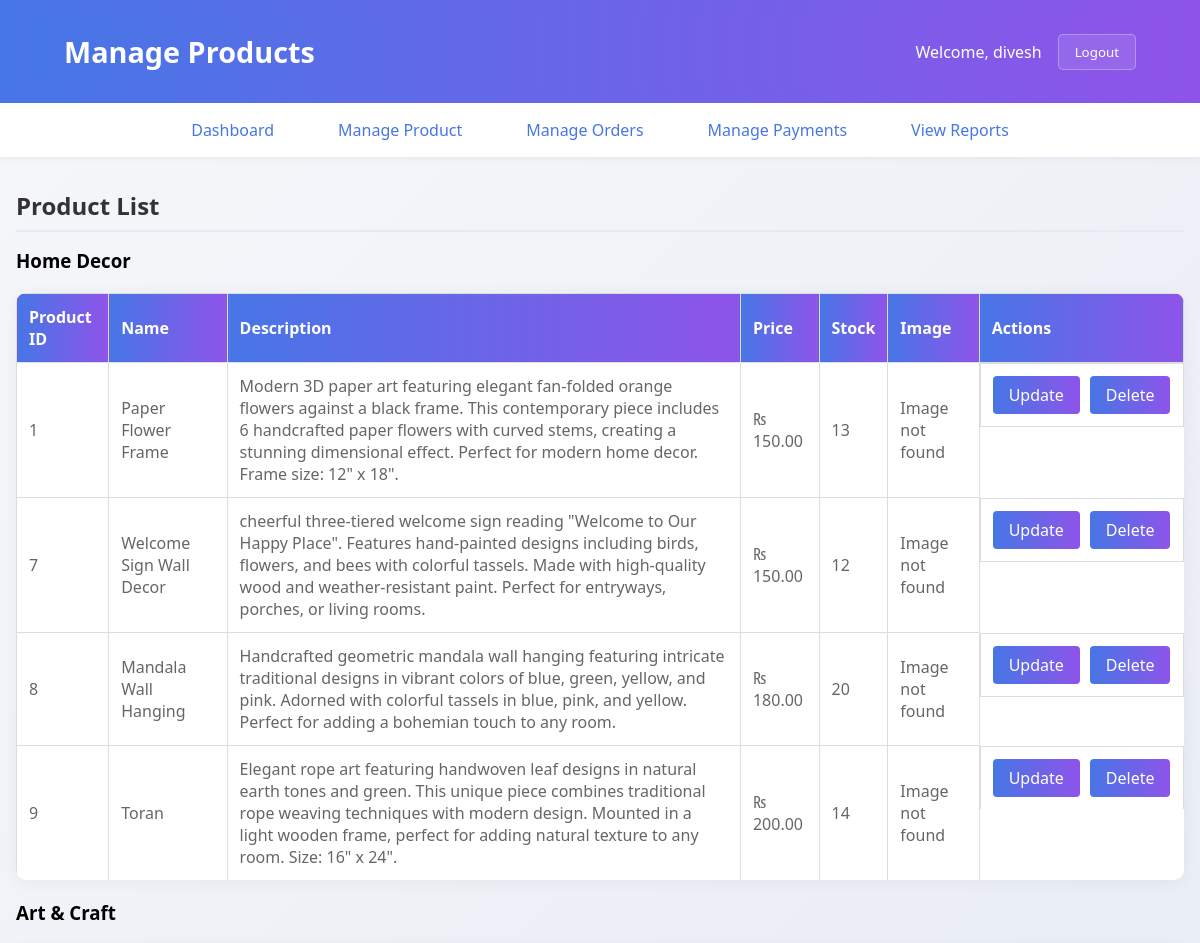
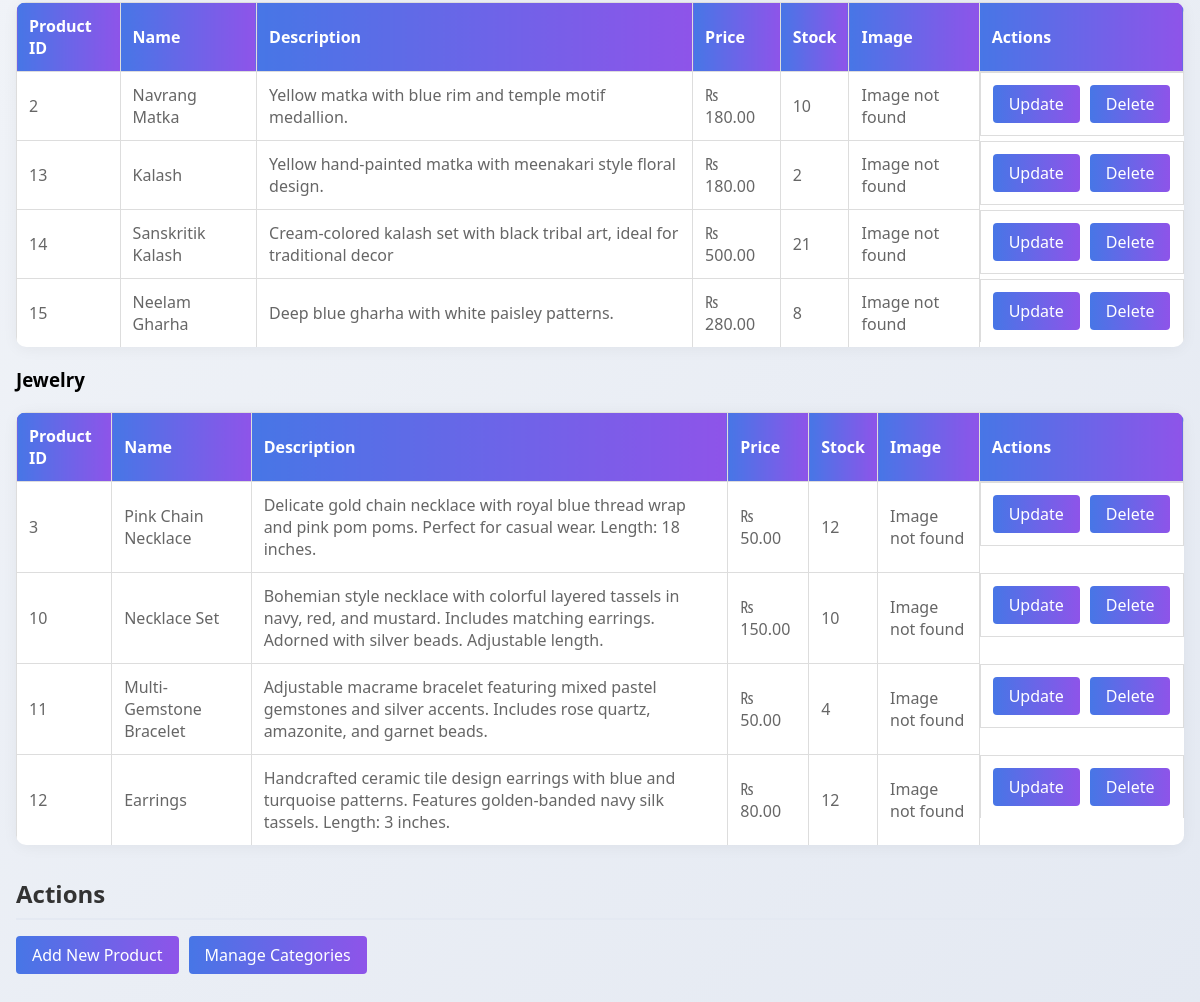
The page /Admin/ManageProduct.php (signed in) on the database its author committed (2 pictures, top to bottom).
### tables this page shows
CREATE TABLE `categories` (
  `category_id` int(11) NOT NULL,
  `name` varchar(100) NOT NULL,
  `Image` varchar(255) NOT NULL,
  `description` varchar(255) NOT NULL
);

CREATE TABLE `products` (
  `product_id` int(11) NOT NULL,
  `name` varchar(100) NOT NULL,
  `description` text DEFAULT NULL,
  `price` decimal(10,2) NOT NULL,
  `stock` int(11) NOT NULL,
  `Image` varchar(255) NOT NULL,
  `category_id` int(11) NOT NULL
);

### Admin/ManageProduct.php (the view, shortened to what this page needs)
<?php
include '../db.php';
$admin_name = $con->query("SELECT username FROM admin WHERE admin_id = " . $_SESSION['admin_id'])->fetch_assoc()['username'];
$categories = $con->query("SELECT * FROM categories")->fetch_all(MYSQLI_ASSOC);
$products = $con->query("SELECT p.*, c.name AS category_name FROM products p LEFT JOIN categories c ON p.category_id = c.category_id ORDER BY c.name")->fetch_all(MYSQLI_ASSOC);
?>
<!DOCTYPE html>
<html lang="en">
<head>
    <link rel="stylesheet" href="Admin.css">
</head>
<body>
    <header>
        <div class="header-container">
            <h1>Manage Products</h1>
            <div class="admin-info">
                <span>Welcome, <?php echo htmlspecialchars($admin_name); ?></span>
                <form method="POST" style="display: inline;">
                    <button type="submit" name="logout" class="logout-btn">Logout</button>
                </form>
            </div>
        </div>
    </header>
    <nav>
        <ul>
            <li><a href="index.php">Dashboard</a></li>
            <li><a href="ManageProduct.php">Manage Product</a></li>
            <li><a href="ManageOrder.php">Manage Orders</a></li>
            <li><a href="ManagePayement.php">Manage Payments</a></li>
            <li><a href="ViewReport.php">View Reports</a></li>
        </ul>
    </nav>
    <div class="container">
        <h2>Product List</h2>
        <?php foreach ($categories as $category): ?>
            <h3><?php echo htmlspecialchars($category['name']); ?></h3>
            <table class="table">
                <tr>
                    <th>Product ID</th>
                    <th>Name</th>
                    <th>Description</th>
                    <th>Price</th>
                    <th>Stock</th>
                    <th>Image</th>
                    <th>Actions</th>
                </tr>
                <?php foreach ($products as $product): ?>
                    <?php if ($product['category_id'] == $category['category_id']): ?>
                        <tr>
                            <td><?php echo htmlspecialchars($product['product_id']); ?></td>
                            <td><?php echo htmlspecialchars($product['name']); ?></td>
                            <td><?php echo htmlspecialchars($product['description']); ?></td>
                            <td>₨ <?php echo number_format($product['price'], 2); ?></td>
                            <td><?php echo htmlspecialchars($product['stock']); ?></td>
                            <td>
                                <?php
                                    $image_path = '../' . $product['Image'];
                                    if (!empty($image_path) && file_exists($image_path)):
                                ?>
                                    <img src="<?php echo htmlspecialchars($image_path); ?>"
                                        alt="<?php echo htmlspecialchars($product['name']); ?>"
                                        class="product-image">
                                <?php else: ?>
                                    <div class="error-image">
                                        Image not found
                                    </div>
                                <?php endif; ?>
                            </td>
                            <td class="action-buttons">
                                <form action="UpdateProduct.php" method="POST">
                                    <input type="submit" value="Update">
                                </form>
                                <form action="DeleteProduct.php" method="POST">
                                    <input type="submit" value="Delete" onclick="return confirm('Are you sure you want to delete this product?');">
                                </form>
                            </td>
                        </tr>
                    <?php endif; ?>
                <?php endforeach; ?>
            </table>
        <?php endforeach; ?>
        <h2>Actions</h2>
        <div class="action-buttons">
            <form action="AddProduct.php" method="POST">
                <input type="submit" value="Add New Product">
            </form>
            <form action="ManageCategories.php" method="POST">
                <input type="submit" value="Manage Categories">
            </form>
        </div>
    </div>
</body>
</html>

### Admin/admin.css (style rules this page uses)
* { margin: 0; padding: 0; box-sizing: border-box; font-family: 'Segoe UI', Tahoma, Geneva, Verdana, sans-serif; }
body { background: linear-gradient(135deg, #f5f7fa 0%, #e4e9f2 100%); min-height: 100vh; }
header { background: linear-gradient(to right, #4776E6, #8E54E9); color: white; padding: 1rem 2rem; box-shadow: 0 2px 10px rgba(0, 0, 0, 0.1); }
header h1 { font-size: 1.8rem; font-weight: 600; }
.header-container { display: flex; justify-content: space-between; align-items: center; padding: 1rem 2rem; background: linear-gradient(to right, #4776E6, #8E54E9); color: white; }
.admin-info { display: flex; align-items: center; gap: 1rem; }
.admin-info span { font-size: 1rem; color: white; }
.logout-btn { background: rgba(255, 255, 255, 0.1); color: white; border: 1px solid rgba(255, 255, 255, 0.3); padding: 0.5rem 1rem; border-radius: 5px; cursor: pointer; transition: all 0.3s ease; }
nav { background: white; padding: 1rem 0; box-shadow: 0 2px 5px rgba(0, 0, 0, 0.05); }
nav ul { display: flex; justify-content: center; list-style: none; gap: 2rem; }
nav a { text-decoration: none; color: #4776E6; font-weight: 500; padding: 0.5rem 1rem; border-radius: 5px; transition: all 0.3s ease; }
.container { max-width: 1200px; margin: 2rem auto; padding: 0 1rem; }
h2 { color: #333; margin: 2rem 0 1rem; padding-bottom: 0.5rem; border-bottom: 2px solid #e4e9f2; }
.table { width: 100%; border-collapse: collapse; background: white; border-radius: 10px; overflow: hidden; box-shadow: 0 2px 15px rgba(0, 0, 0, 0.05); }
.table th { background: linear-gradient(to right, #4776E6, #8E54E9); color: white; padding: 1rem; text-align: left; }
.table td { padding: 1rem; border-bottom: 1px solid #e4e9f2; color: #666; }
.table tr:last-child td { border-bottom: none; }
input[type="submit"] { width: 100%; padding: 1rem; background: linear-gradient(to right, #4776E6, #8E54E9); color: white; border: none; border-radius: 5px; font-size: 1rem; font-weight: 500; cursor: pointer; transition: all 0.3s ease; }

### Admin/ManageProduct.php (style rules this page uses)
.table { width: 100%; border-collapse: collapse; margin: 20px 0; }
.table th, .table td { padding: 12px; text-align: left; border: 1px solid #ddd; }
.table th { background-color: #f5f5f5; }
.action-buttons { display: flex; gap: 10px; }
.action-buttons input[type="submit"] { padding: 8px 16px; border: none; border-radius: 4px; cursor: pointer; }
.action-buttons input[value="Update"] { background-color: #4CAF50; color: white; }
.action-buttons input[value="Delete"] { background-color: #f44336; color: white; }

### rows shown on the page
categories: name "Home Decor"
products: product_id "1", name "Paper Flower Frame", description "Modern 3D paper art featuring elegant fan-folded orange flowers against a black frame. This contemporary piece includes 6 handcrafted paper flowers with curved stems, creating a stunning dimensional effect. Perfect for modern home decor. Frame size: 12\" x 18\".", price "150.00", stock "13", shows "Image not found"
products: product_id "7", name "Welcome Sign Wall Decor", description "cheerful three-tiered welcome sign reading \"Welcome to Our Happy Place\". Features hand-painted designs including birds, flowers, and bees with colorful tassels. Made with high-quality wood and weather-resistant paint. Perfect for entryways, porches, or living rooms.", price "150.00", stock "12", shows "Image not found"
products: product_id "8", name "Mandala Wall Hanging", description "Handcrafted geometric mandala wall hanging featuring intricate traditional designs in vibrant colors of blue, green, yellow, and pink. Adorned with colorful tassels in blue, pink, and yellow. Perfect for adding a bohemian touch to any room.", price "180.00", stock "20", shows "Image not found"
products: product_id "9", name "Toran", description "Elegant rope art featuring handwoven leaf designs in natural earth tones and green. This unique piece combines traditional rope weaving techniques with modern design. Mounted in a light wooden frame, perfect for adding natural texture to any room. Size: 16\" x 24\".", price "200.00", stock "14", shows "Image not found"
categories: name "Art & Craft"
products: product_id "2", name "Navrang Matka", description "Yellow matka with blue rim and temple motif medallion.", price "180.00", stock "10", shows "Image not found"
products: product_id "13", name "Kalash", description "Yellow hand-painted matka with meenakari style floral design.", price "180.00", stock "2", shows "Image not found"
products: product_id "14", name "Sanskritik Kalash", description "Cream-colored kalash set with black tribal art, ideal for traditional decor", price "500.00", stock "21", shows "Image not found"
products: product_id "15", name "Neelam Gharha", description "Deep blue gharha with white paisley patterns.", price "280.00", stock "8", shows "Image not found"
categories: name "Jewelry"
products: product_id "3", name "Pink Chain Necklace", description "Delicate gold chain necklace with royal blue thread wrap and pink pom poms. Perfect for casual wear. Length: 18 inches.", price "50.00", stock "12", shows "Image not found"
products: product_id "10", name "Necklace Set", description "Bohemian style necklace with colorful layered tassels in navy, red, and mustard. Includes matching earrings. Adorned with silver beads. Adjustable length.", price "150.00", stock "10", shows "Image not found"
products: product_id "11", name "Multi-Gemstone Bracelet", description "Adjustable macrame bracelet featuring mixed pastel gemstones and silver accents. Includes rose quartz, amazonite, and garnet beads.", price "50.00", stock "4", shows "Image not found"
products: product_id "12", name "Earrings", description "Handcrafted ceramic tile design earrings with blue and turquoise patterns. Features golden-banded navy silk tassels. Length: 3 inches.", price "80.00", stock "12", shows "Image not found"

### other values the page prints
$admin_name "divesh"
